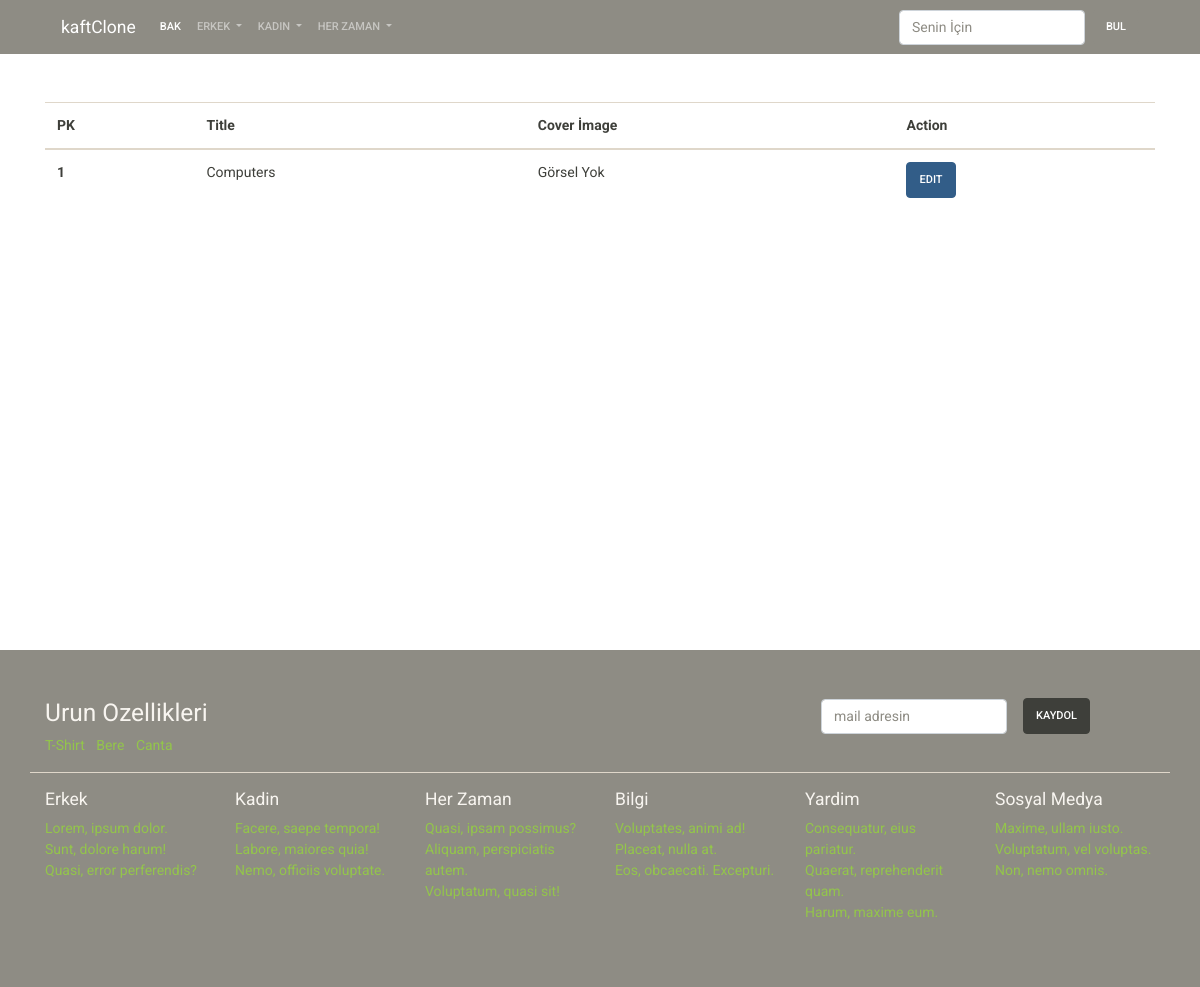
Before: /manage/carousel/list/ with the older database file.
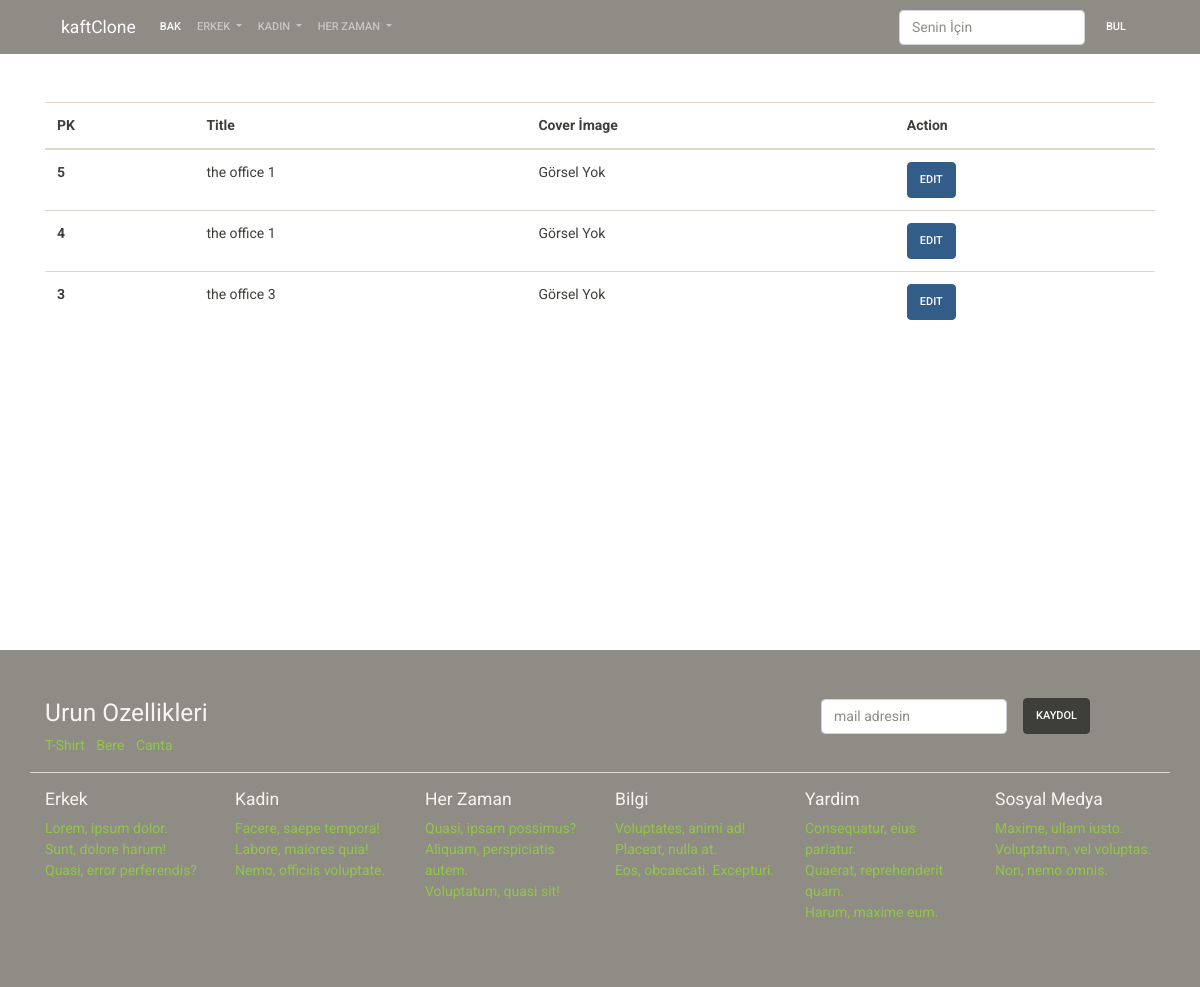
After: the same page with the newer database file.
### page/models.py (models this page shows)
class Carousel(models.Model):
    title = models.CharField(max_length=200, blank=True, null=True)
    cover_image = models.ImageField(
        upload_to="carousel",
        null=True,
        blank=True,
    )
    status = models.CharField(
        default=DEFAULT_STATUS,
        choices=STATUS,
        max_length=10,
    )
    created_at = models.DateTimeField(auto_now_add=True)
    updated_at = models.DateTimeField(auto_now=True)

### page/views.py (the view)
# urls.py: path('carousel/list/', carousel_list, name='carousel_list'),
def carousel_list(request):
    context = dict()
    context["carousel"] = Carousel.objects.all().order_by("-pk")
    return render(request, "manage/carousel_list.html", context)

### templates/manage/carousel_list.html
{% extends 'base/base.html' %}
{% block content %}
<div class="container mt-5" style="height: 500px;">
    <div class="row">
        <div class="col-sm-12 ">
            <table class="table">
                <thead>
                    <tr>
                        <th scope="col">PK</th>
                        <th scope="col">Title</th>
                        <th scope="col">Cover İmage</th>
                        <th scope="col">Action</th>
                    </tr>
                </thead>
                <tbody>
                    {% for item in carousel %}
                    <tr>
                        <th scope="row">{{ item.pk }}</th>
                        <td>{{ item.title }}</td>
                        <td>
                            {% if item == cover_image %}
                            <img src="{{ item.cover_image.url }}" class="w-100">
                            {% else %}
                                Görsel Yok
                            {% endif %}
                        </td>
                        <td><a href="" class="btn btn-primary">Edit</a></td>
                    </tr>
                    {% endfor %}
                </tbody>
            </table>
        </div>
    </div>
</div>
{% endblock %}

Changed rows visible on the page:
removed Carousel: pk "1", title "Computers"
added Carousel: pk "5", title "the office 1"
added Carousel: pk "4", title "the office 1"
added Carousel: pk "3", title "the office 3"
